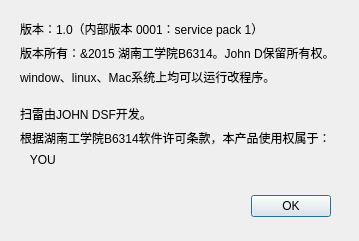
<?xml version="1.0" encoding="UTF-8"?>
<ui version="4.0">
 <class>aboutdialog</class>
 <widget class="QDialog" name="aboutdialog">
  <property name="geometry">
   <rect>
    <x>0</x>
    <y>0</y>
    <width>359</width>
    <height>241</height>
   </rect>
  </property>
  <property name="windowTitle">
   <string>Dialog</string>
  </property>
  <widget class="QDialogButtonBox" name="buttonBox">
   <property name="geometry">
    <rect>
     <x>-10</x>
     <y>190</y>
     <width>341</width>
     <height>32</height>
    </rect>
   </property>
   <property name="orientation">
    <enum>Qt::Horizontal</enum>
   </property>
   <property name="standardButtons">
    <set>QDialogButtonBox::Ok</set>
   </property>
  </widget>
  <widget class="QWidget" name="verticalLayoutWidget">
   <property name="geometry">
    <rect>
     <x>20</x>
     <y>20</y>
     <width>311</width>
     <height>161</height>
    </rect>
   </property>
   <layout class="QVBoxLayout" name="verticalLayout">
    <item>
     <widget class="QLabel" name="label">
      <property name="text">
       <string>版本：1.0（内部版本 0001：service pack 1）</string>
      </property>
     </widget>
    </item>
    <item>
     <widget class="QLabel" name="label_2">
      <property name="text">
       <string>版本所有：&amp;2015 湖南工学院B6314。John D保留所有权。</string>
      </property>
     </widget>
    </item>
    <item>
     <widget class="QLabel" name="label_3">
      <property name="text">
       <string>window、linux、Mac系统上均可以运行改程序。</string>
      </property>
     </widget>
    </item>
    <item>
     <spacer name="verticalSpacer_2">
      <property name="orientation">
       <enum>Qt::Vertical</enum>
      </property>
      <property name="sizeHint" stdset="0">
       <size>
        <width>20</width>
        <height>40</height>
       </size>
      </property>
     </spacer>
    </item>
    <item>
     <widget class="QLabel" name="label_4">
      <property name="text">
       <string>扫雷由JOHN DSF开发。</string>
      </property>
     </widget>
    </item>
    <item>
     <widget class="QLabel" name="label_5">
      <property name="text">
       <string>根据湖南工学院B6314软件许可条款，本产品使用权属于：</string>
      </property>
     </widget>
    </item>
    <item>
     <widget class="QLabel" name="label_6">
      <property name="text">
       <string>   YOU</string>
      </property>
     </widget>
    </item>
    <item>
     <spacer name="verticalSpacer">
      <property name="orientation">
       <enum>Qt::Vertical</enum>
      </property>
      <property name="sizeHint" stdset="0">
       <size>
        <width>20</width>
        <height>40</height>
       </size>
      </property>
     </spacer>
    </item>
   </layout>
  </widget>
 </widget>
 <resources/>
 <connections>
  <connection>
   <sender>buttonBox</sender>
   <signal>accepted()</signal>
   <receiver>aboutdialog</receiver>
   <slot>close()</slot>
   <hints>
    <hint type="sourcelabel">
     <x>248</x>
     <y>254</y>
    </hint>
    <hint type="destinationlabel">
     <x>157</x>
     <y>274</y>
    </hint>
   </hints>
  </connection>
 </connections>
</ui>
